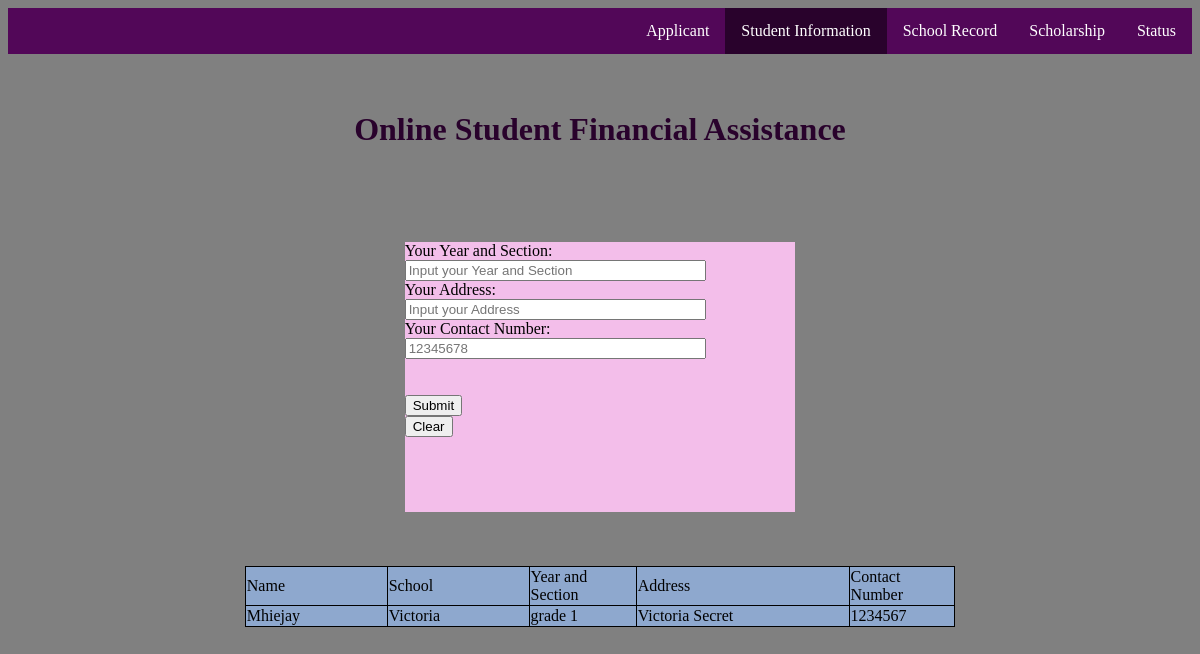
Page /2/view_stuin on the committed database.
### JAList/models.py (models this page shows)
class Applicant(models.Model):
	fname = models.TextField(default="")
	fschool = models.TextField(default="")
	class meta:
		db_table = "iApplicant"

class Studentinfo(models.Model):
	ggrade_year = models.TextField(default="")
	gaddress = models.TextField(default="")
	gcontactno = models.IntegerField(default="")
	applicant = models.ForeignKey(Applicant, default=None, on_delete=models.PROTECT)
	class meta:
		db_table = "iStudentinfo"

### JAList/views.py (the view)
# urls.py: url(r'^(\d+)/view_stuin$', views.view_stuin, name='view_stuin'),
def view_stuin(request, applicant_id):
	applicant_ = Applicant.objects.get(id=applicant_id)
	return render(request, 'studentinfo.html', {'applicant': applicant_},)

### JAList/templates/studentinfo.html (shortened to what this page needs)
<!DOCTYPE html>
<html lang="en">
<head>
</head>
<body>
    <div id="commentsection">
      <ul>
        <li><a href="sstatus">Status</a></li>
        <li><a href="sscholarship">Scholarship</a></li>
        <li><a href="sschool_record">School Record</a></li>
        <li><a href="sstudentinfo" class="active">Student Information</a></li>
        <li><a href="aapplicant">Applicant</a></li>
      </ul>
      <br>
      <br>
        <div class="Title">
        <h1>Online Student Financial Assistance</h1>
        <br>
        <br>
        <br>
        <br>
        </div>
      <div class="box">
        <form method="POST" id="commentform" action="/{{applicant.id}}/add_applicant">
          <label for="ysection" class="required">Your Year and Section:</label>
          <input type="text"
          name="ysection"
          id="ysection"
          value=""
          tabindex="1"
          placeholder="Input your Year and Section"
          required="required">
          <label for="address" class="required">Your Address:</label>
          <input type="text"
          name="address"
          id="address"
          value=""
          tabindex="2"
          placeholder="Input your Address"
          required="required">
          <label for="cnumber" class="required">Your Contact Number:</label><br>
          <input type="tel"
          name="cnumber"
          id="cnumber"
          placeholder="12345678"
          value=""
          tabindex="3"
          placeholder="Input your Contact Number"
          required="required">
          <br>
          <br>
          <input name="submit" type="submit" id='submit' value="Submit" /><br>
          <input type="reset" value="Clear">
        </form>
      </div>
      <div>
        <br>
        <br>
        <br>
      <table style="width:60%" align="center">
        <tr>
        <td style="width: 20%;">Name</td>
        <td style="width: 20%">School</td>
        <td>Year and Section</td>
        <td style="width: 30%;">Address</td>
        <td>Contact Number</td>
        </tr>
      {% for studentinfo in applicant.studentinfo_set.all %}
    <tr>
      <td>{{ applicant.fname }}</td>
      <td>{{ applicant.fschool }}</td>
      <td>{{studentinfo.ggrade_year }}</td>
      <td>{{ studentinfo.gaddress }}</td>
      <td>{{ studentinfo.gcontactno }}</td>
    </tr> {% endfor %} </table>
    </div>
</body>
</html>

### JAList/templates/studentinfo.html (style rules this page uses)
#commentsection input[type='text'], #commentsection input[type='tel'], #commentsection textarea { display: block; width: 75%; }
body { background-color:gray; background-image: url(https://scontent.fmnl19-1.fna.fbcdn.net/v/t1.6435-9/209046220_1778661982317843_72472226947040603_n.jpg?_nc_cat=100&ccb=1-3&_nc_sid=825194&_nc_eui2=AeEzUvV1NfqtSx_Smr3hV9K9qLr5fA1hsB6ouvl8DWGwHpzIvHCAiie2jD__T52dPb17dL5I6tGuT1xzJZBj6XXv&_nc_ohc=TGJrnsR_PGoAX9oQMpE&_nc_ht=scontent.fmnl19-1.fna&oh=d518e02ee9741d88271215e5a8d622f3&oe=60DDF907); background-position: fixed; background-size: 100%; }
ul { list-style-type:none; margin: 0; padding: 0; right: 2cm; overflow: hidden; background-color: rgb(82, 7, 88); }
li { float:right; }
li a { display:block; color: rgb(255, 255, 255); padding: 14px 16px ; text-decoration: none; font-family: Georgia, 'Times New Roman', Times, serif; }
.active { background-color: rgb(41, 2, 44); }
.Title { text-align: center; position: relative; color: rgb(41, 2, 44); }
table, th, td { border: 1px solid black; border-collapse: collapse; background-color: #8ea8ce; }
.box { background: rgba(255, 197, 245, 0.9); width: 33%; height: 270px; margin: auto; padding: 0; border: 0; }

### rows in the picture
Studentinfo: ggrade_year "grade 1", gaddress "Victoria Secret", gcontactno "1234567"
Applicant: fname "Mhiejay", fschool "Victoria"
